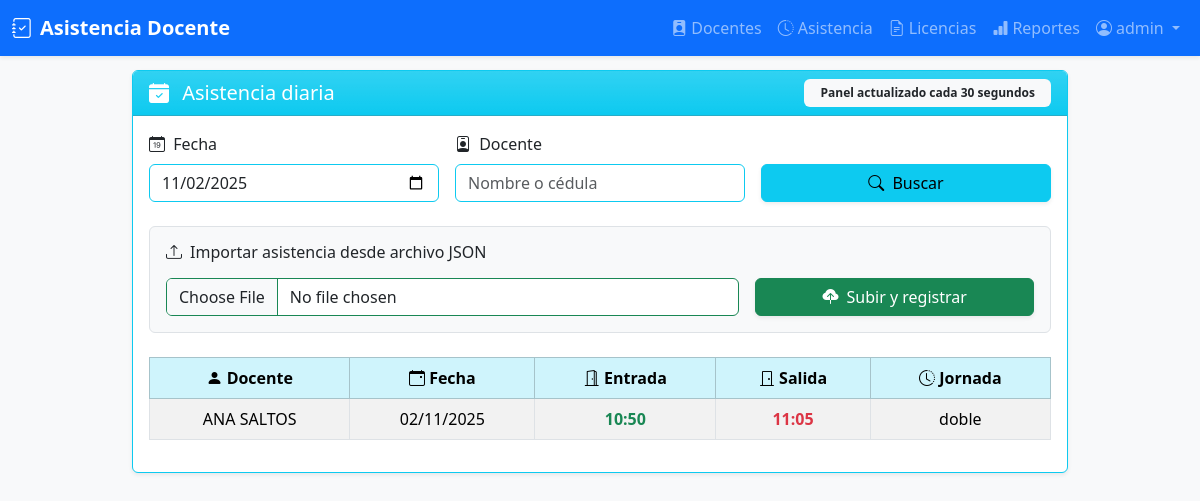
Screenshot of /reportes/asistencia-diaria (signed in) with the database file from the repository.
### models/usuario.py (models this page shows, shortened)
class Usuario(UserMixin, db.Model):
    __tablename__ = 'usuarios'
    id = db.Column(db.Integer, primary_key=True)
    username = db.Column(db.String(50), unique=True, nullable=False)
    password_hash = db.Column(db.String(128), nullable=False)
    rol = db.Column(db.String(20), nullable=False)  # admin, talento_humano
    activo = db.Column(db.Boolean, default=True)
    fecha_creacion = db.Column(db.DateTime, default=db.func.current_timestamp())
    ultimo_acceso = db.Column(db.DateTime)
    def is_admin(self):
        return self.rol == 'admin'

### models/asistencia.py (models this page shows, shortened)
class Asistencia(db.Model):
    __tablename__ = 'asistencias'
    id = db.Column(db.Integer, primary_key=True)
    docente_id = db.Column(db.Integer, db.ForeignKey('docentes.id'), nullable=False, index=True)
    fecha = db.Column(db.Date, nullable=False, index=True)
    hora_entrada = db.Column(db.Time, index=True)
    hora_salida = db.Column(db.Time)
    estado = db.Column(
        Enum("presente", "ausente", "pendiente", name="estado_asistencia"),
        default="pendiente",
        index=True
    )
    jornada = db.Column(db.String(20), nullable=False, index=True)
    device_id = db.Column(db.String(100), nullable=True, index=True)
    latitud = db.Column(db.Float, nullable=True)
    longitud = db.Column(db.Float, nullable=True)
    fecha_creacion = db.Column(db.DateTime, default=db.func.current_timestamp())
    fecha_actualizacion = db.Column(
        db.DateTime,
        default=db.func.current_timestamp(),
        onupdate=db.func.current_timestamp()
    )
    __table_args__ = (
        db.Index('idx_asistencia_docente_fecha', 'docente_id', 'fecha'),
        db.Index('idx_asistencia_fecha_estado', 'fecha', 'estado'),
        db.Index('idx_asistencia_docente_fecha_entrada', 'docente_id', 'fecha', 'hora_entrada'),
        db.Index('idx_asistencia_jornada', 'jornada'),
        db.UniqueConstraint('docente_id', 'fecha', 'jornada', name='uq_docente_fecha_jornada'),
    )

### models/docente.py (models this page shows, shortened)
class Docente(db.Model):
    __tablename__ = 'docentes'
    id = db.Column(db.Integer, primary_key=True)
    nombre = db.Column(db.String(100), nullable=False, index=True)
    cedula = db.Column(db.String(10), unique=True, nullable=False, index=True)   # Nueva columna
    telefono = db.Column(db.String(15), nullable=False)                          # Nueva columna
    correo = db.Column(db.String(120), unique=True, nullable=False, index=True)  # Nueva columna
    jornada = db.Column(db.String(20), nullable=False, index=True)  # matutina o vespertina
    qr_code_path = db.Column(db.String(200))
    activo = db.Column(db.Boolean, default=True, index=True)
    tipo = db.Column(db.String(20), nullable=False, index=True)  # DOCENTE, ADMINISTRATIVO, CONSERJE, DECE
    fecha_creacion = db.Column(db.DateTime, default=db.func.current_timestamp())
    fecha_actualizacion = db.Column(
        db.DateTime,
        default=db.func.current_timestamp(),
        onupdate=db.func.current_timestamp()
    )
    asistencias = db.relationship('Asistencia', backref='docente', lazy=True, cascade='all, delete-orphan')
    licencias = db.relationship('Licencia', back_populates='docente', cascade='all, delete-orphan')
    __table_args__ = (
        db.Index('idx_docente_activo_tipo', 'activo', 'tipo'),
        db.Index('idx_docente_jornada_activo', 'jornada', 'activo'),
        db.Index('idx_docente_nombre', 'nombre'),
    )

### blueprints/reportes/routes.py (the view)
@reportes_bp.route('/asistencia-diaria')
def reporte_asistencia_diaria():
    fecha = request.args.get('fecha', '').strip()
    docente = request.args.get('docente', '').strip()
    query = Asistencia.query.join(Docente)
    if fecha:
        try:
            fecha_obj = datetime.strptime(fecha, '%Y-%m-%d').date()
        except ValueError:
            flash("La fecha ingresada no tiene un formato válido.", "danger")
            return redirect(url_for('reportes.reporte_asistencia_diaria'))
    else:
        fecha_obj = date.today()
        fecha = fecha_obj.strftime('%Y-%m-%d')
    query = query.filter(Asistencia.fecha == fecha_obj)
    if docente:
        query = query.filter(Docente.nombre.ilike(f'%{docente}%'))
    resultados = query.all()
    for r in resultados:
        try:
            fecha_iso = r.fecha.strftime('%Y-%m-%d') if hasattr(r, 'fecha') and r.fecha else ''
        except Exception:
            fecha_iso = ''
        r.fila_id = f"{slugify(r.docente.nombre)}-{fecha_iso}"
    return render_template('reportes/asistencia_diaria.html',
        resultados=resultados,
        fecha=fecha,
        docente=docente
    )

### utils.py (called while the page is built)
def slugify(text: str) -> str:
    if not text:
        return ""
    text = str(text)
    text = unicodedata.normalize('NFKD', text)
    text = text.encode('ascii', 'ignore').decode('ascii')
    text = text.lower()
    text = re.sub(r'[^a-z0-9]+', '-', text)
    text = text.strip('-')
    return text

### templates/reportes/asistencia_diaria.html (shortened to what this page needs)
{% extends 'base.html' %}
{% block content %}
<div class="card shadow-sm border-info">
  <div class="card-header bg-gradient bg-info text-white d-flex justify-content-between align-items-center">
    <h5 class="mb-0"><i class="bi bi-calendar-check-fill me-2"></i> Asistencia diaria</h5>
    <span class="badge bg-light text-dark px-3 py-2">Panel actualizado cada 30 segundos</span>
  </div>
  <div class="card-body">
    <form method="get" class="row g-3 mb-4">
      <div class="col-md-4">
        <label for="fecha" class="form-label"><i class="bi bi-calendar-date me-1"></i> Fecha</label>
        <input type="date" class="form-control border-info" id="fecha" name="fecha" value="{{ fecha }}">
      </div>
      <div class="col-md-4">
        <label for="docente" class="form-label"><i class="bi bi-person-badge me-1"></i> Docente</label>
        <input type="text" class="form-control border-info" id="docente" name="docente" placeholder="Nombre o cédula">
      </div>
      <div class="col-md-4 d-flex align-items-end">
        <button type="submit" class="btn btn-info w-100 shadow-sm">
          <i class="bi bi-search me-1"></i> Buscar
        </button>
      </div>
    </form>
    <div class="p-3 mb-4 bg-light border rounded">
      <h6 class="mb-3"><i class="bi bi-upload me-2"></i>Importar asistencia desde archivo JSON</h6>
      <form action="{{ url_for('asistencia.importar_json') }}" method="POST" enctype="multipart/form-data" class="row g-3">
        <div class="col-md-8">
          <input type="file" name="archivo_json" accept=".json" class="form-control border-success" required>
        </div>
        <div class="col-md-4 d-grid">
          <button type="submit" class="btn btn-success shadow-sm">
            <i class="bi bi-cloud-upload-fill me-1"></i> Subir y registrar
          </button>
        </div>
      </form>
    </div>
    <div class="table-responsive">
      <table class="table table-bordered table-hover align-middle table-striped">
        <thead class="table-info text-center">
          <tr>
            <th><i class="bi bi-person-fill"></i> Docente</th>
            <th><i class="bi bi-calendar-event"></i> Fecha</th>
            <th><i class="bi bi-door-open"></i> Entrada</th>
            <th><i class="bi bi-door-closed"></i> Salida</th>
            <th><i class="bi bi-clock-history"></i> Jornada</th>
          </tr>
        </thead>
        <tbody>
          {% for r in resultados %}
            <tr id="{{ r.fila_id }}" class="text-center">
              <td>{{ r.docente.nombre }}</td>
              <td>{{ r.fecha.strftime('%d/%m/%Y') }}</td>
              <td class="text-success fw-semibold">{{ r.hora_entrada.strftime('%H:%M') if r.hora_entrada else '—' }}</td>
              <td class="text-danger fw-semibold">{{ r.hora_salida.strftime('%H:%M') if r.hora_salida else '—' }}</td>
              <td>{{ r.docente.jornada }}</td>
            </tr>
          {% else %}
            <tr><td colspan="5" class="text-center text-muted">Sin registros</td></tr>
          {% endfor %}
        </tbody>
      </table>
    </div>
  </div>
</div>
{% endblock %}

### templates/base.html (shortened to what this page needs)
<!DOCTYPE html>
<html lang="es">
<head>
  <link href="https://cdn.jsdelivr.net/npm/bootstrap@5.3.2/dist/css/bootstrap.min.css" rel="stylesheet">
  <link href="https://cdn.jsdelivr.net/npm/bootstrap-icons@1.10.5/font/bootstrap-icons.css" rel="stylesheet">
  <link href="https://cdn.jsdelivr.net/npm/select2@4.1.0-rc.0/dist/css/select2.min.css" rel="stylesheet" />
</head>
<body>
  <nav class="navbar navbar-expand-lg navbar-dark bg-primary fixed-top shadow-sm">
    <div class="container-fluid">
      <a class="navbar-brand" href="{{ url_for('dashboard.index') }}">
        <i class="bi bi-journal-check me-2"></i>Asistencia Docente
      </a>
      <div class="collapse navbar-collapse" id="navbarNav">
        <ul class="navbar-nav ms-auto">
          {% if current_user.is_authenticated %}
            <li class="nav-item"><a class="nav-link" href="{{ url_for('docentes.index') }}"><i class="bi bi-person-badge-fill me-1"></i>Docentes</a></li>
            <li class="nav-item"><a class="nav-link" href="{{ url_for('asistencia.reportes') }}"><i class="bi bi-clock-history me-1"></i>Asistencia</a></li>
            <li class="nav-item"><a class="nav-link" href="{{ url_for('licencias.index') }}"><i class="bi bi-file-earmark-text me-1"></i>Licencias</a></li>
            <li class="nav-item"><a class="nav-link" href="{{ url_for('reportes.reporte_incumplimientos') }}"><i class="bi bi-bar-chart-fill me-1"></i>Reportes</a></li>
            <li class="nav-item dropdown">
              <a class="nav-link dropdown-toggle" href="#" id="navbarDropdown" role="button"
                 data-bs-toggle="dropdown" aria-expanded="false">
                <i class="bi bi-person-circle me-1"></i>{{ current_user.username }}
              </a>
            </li>
          {% else %}
            <li class="nav-item"><a class="nav-link" href="{{ url_for('auth.login') }}"><i class="bi bi-box-arrow-in-right me-1"></i>Iniciar Sesión</a></li>
          {% endif %}
        </ul>
      </div>
    </div>
  </nav>
  <div class="container">
    {% block content %}{% endblock %}
  </div>
</body>
</html>

### templates/base.html (style rules this page uses)
body { padding-top: 70px; background-color: #f8f9fa; }
.container { max-width: 960px; }
.navbar-brand { font-weight: 600; }
.nav-link { font-weight: 500; }

### rows the page displays
Usuario: username "admin"
Asistencia: docente.nombre "ANA SALTOS", fecha "02/11/2025", hora_entrada "10:50", hora_salida "11:05", docente.jornada "doble"
